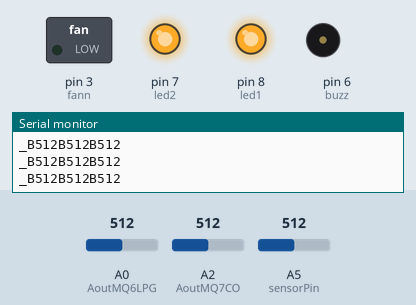
Recording of a sketch running on a simulated Arduino Uno, built with avr-gcc and run on an emulated ATmega328P. On the bench: switched loads named in the sketch (green lamp = pin HIGH), output pins drawn as LEDs (lit = HIGH), buzzer (waves = sounding), the last lines printed to the serial monitor. Dashed ring = blinking. The inputs (shaded band) are chosen by the test bench; at power-on: A2 (AoutMQ7CO) = 512, A5 (sensorPin) = 512, A0 (AoutMQ6LPG) = 512.

Above: at 1.3 s.
1.4 s: A2 (AoutMQ7CO) set to 530
4.4 s: A2 (AoutMQ7CO) set to 549
At 5.4 s:
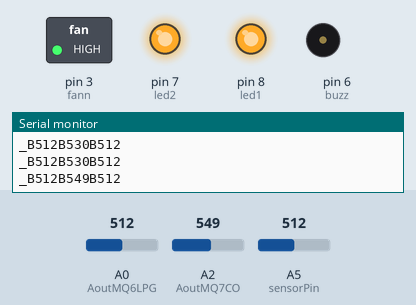
7.4 s: A2 (AoutMQ7CO) set to 511
At 7.81 s:
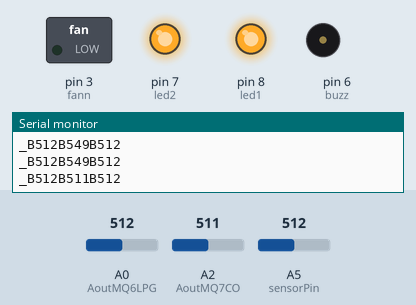
10.4 s: A5 (sensorPin) set to 810
At 11.8 s:
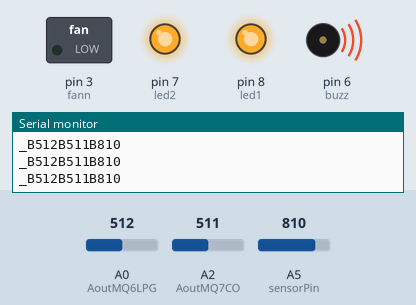
12.0 s: A5 (sensorPin) set to 790
At 12.82 s:
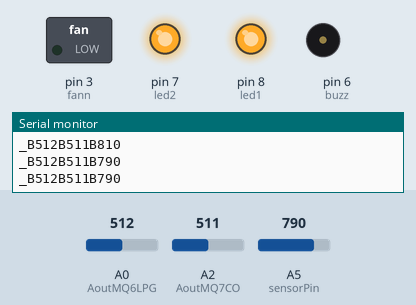
15.0 s: A0 (AoutMQ6LPG) set to 215
18.0 s: A0 (AoutMQ6LPG) set to 193
At 18.9 s:
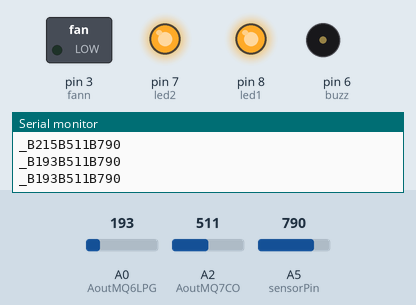
Timing chart, 0 to 20.5 s (numbered marks = the images above; inputs shaded):
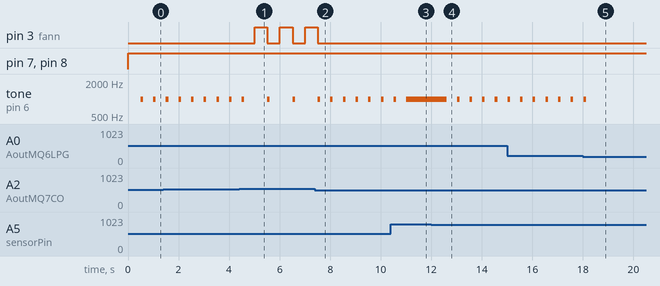

Measured:
- the behaviour switches between 540 and 541 on A2 (AoutMQ7CO) (found by bisection; images 0 and 1)
- the behaviour switches between 201 and 200 on A0 (AoutMQ6LPG) (found by bisection; images 4 and 5)
- after the input at 4.4 s, pin 3 (fann): alternates HIGH for 0.50 s and LOW for 0.50 s, starting after 0.61 s; tone on pin 6 (buzz): alternates 1000 Hz for 0.10 s and silent for 0.90 s, starting after 1.1 s
- after the input at 7.4 s, pin 3 (fann): goes on until 7.5 s, then stays LOW; tone on pin 6 (buzz): alternates 1000 Hz for 0.10 s and silent for 0.40 s, starting after 0.61 s
- after the input at 10.4 s, tone on pin 6 (buzz): goes on until 11.0 s, then stays 1000 Hz
- after the input at 12.0 s, tone on pin 6 (buzz): alternates 1000 Hz for 0.10 s and silent for 0.40 s, starting after 0.62 s
- after the input at 18.0 s, tone on pin 6 (buzz): goes on until 18.1 s, then stays silent
- by itself, tone on pin 6 (buzz): alternates 1000 Hz for 0.10 s and silent for 0.40 s

The sketch:

sensor.ino
```cpp
const int AoutMQ6LPG=0; //Analog Out MQ6 LPG for Butane
const int DoutMQ6LPG=2; //Digital Out MQ6 LPG for Butane
const int AoutMQ7CO=2;   //Analog Out MQ7 for CO
const int DoutMQ7CO=4;   //Digital Out MQ7 for CO
//const int ledPin=5;      //LED power
//const int ledsecond
const int buzz=6;        //Buzzer
const int sensorPin=A5;  //LDR
const int fann=3;
const int led1=8;       //ledgreen
const int led2=7;       //ledred

int butane, co;
int sensorValue=0;
String str,str1,str2,str3;

void setup()
{
    Serial.begin(9600);           //sets the baud rate
    pinMode(DoutMQ6LPG, INPUT);   //sets the pin as an input to the arduino
    pinMode(DoutMQ7CO, INPUT);
    pinMode(led1, OUTPUT);
    pinMode(led2, OUTPUT);
    pinMode(fann,OUTPUT);
    str=String();
    str1=String();
    str2=String();
    str3=String();
}

void loop()
{
  digitalWrite(led1,HIGH);
  digitalWrite(led2,HIGH);
  butane=analogRead(AoutMQ6LPG);
  co=analogRead(AoutMQ7CO);
  sensorValue=analogRead(sensorPin);
  digitalWrite(fann,LOW);
 // Serial.print("B");
 // Serial.println(butane);
  //Serial.print("C");
  //Serial.println(co);
  //Serial.print("L");
 // Serial.println(sensorValue);
 str1="B";
 str2="B";
 str3="B";
  //str="Butane" + butane + "Carbon" + co + "Light" + sensorValue;
  str=str1+butane+str2+co+str3+sensorValue;
  Serial.println('_'+str);
  delay(500);
  if(co>540)
  {
    digitalWrite(fann,HIGH);

    delay(500);
  }
  if(butane >200)
  {
     //digitalWrite(ledPin, HIGH);//if limit has been reached, LED turns on as status indicator
     tone(buzz,1000,100);
  }
  if(sensorValue > 800)
  {
      //digitalWrite(ledPin, HIGH);//if limit has been reached, LED turns on as status indicator
      tone(buzz,1000,500);
  }

  /*digitalWrite(fann,LOW);
  delay(3000);

  if(butane >180)
  {
      digitalWrite(ledPin, HIGH);//if limit has been reached, LED turns on as status indicator
      //Serial.println("High Amount of butane");
      tone(buzz,1000,100);
  }
  if(co >590)
  {
      digitalWrite(ledPin, HIGH);//if limit has been reached, LED turns on as status indicator
     // Serial.println("High amount of CO");
      digitalWrite(fann,HIGH);
      tone(buzz,1000,100);
  }
  if(sensorValue > 900)
  {
      digitalWrite(ledPin, HIGH);//if limit has been reached, LED turns on as status indicator
      tone(buzz,1000,100);
  }
  else
  {
        digitalWrite(ledPin, LOW);//if threshold not reached, LED remains off
  }
  delay(2000);*/
}
```
